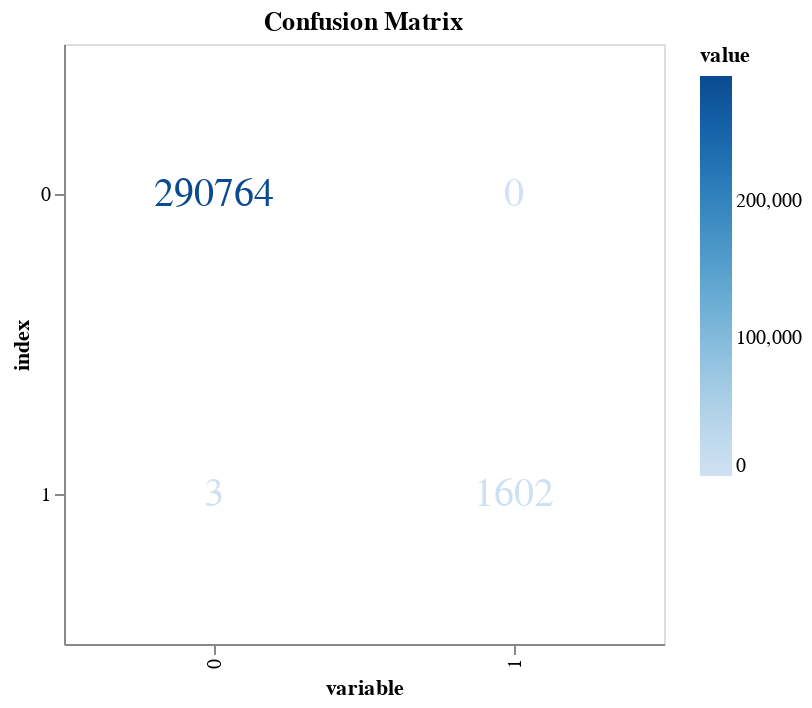

The notebook cell saved with this chart:
### Code cell
import pandas as pd
import altair as alt
import seaborn as sns
from sklearn.metrics import confusion_matrix

cm = confusion_matrix(y_test_rfc, y_pred_rfc)  


df_cm = pd.DataFrame(cm, index=["0", "1"], columns=["0", "1"])

df_cm_long = df_cm.reset_index().melt(id_vars='index')

chart = alt.Chart(df_cm_long).mark_text(size=20).encode(
    x='variable:N',
    y='index:N',
    color='value:Q',
    text='value:Q'
).properties(
    width=300,
    height=300,
    title='Confusion Matrix'
)

chart.display()

### Figure 1 — Vega-Lite specification as saved in the notebook (floating-point values rounded to 4 significant figures)
{"config": {"view": {"continuousWidth": 400, "continuousHeight": 300}}, "data": {"name": "data-1ce8bbded36438778b960b5bebaa5e93"}, "mark": {"type": "text", "size": 20}, "encoding": {"color": {"field": "value", "type": "quantitative"}, "text": {"field": "value", "type": "quantitative"}, "x": {"field": "variable", "type": "nominal"}, "y": {"field": "index", "type": "nominal"}}, "height": 300, "title": "Confusion Matrix", "width": 300, "$schema": "https://vega.github.io/schema/vega-lite/v4.17.0.json", "datasets": {"data-1ce8bbded36438778b960b5bebaa5e93": [{"index": "0", "variable": "0", "value": 290764}, {"index": "1", "variable": "0", "value": 3}, {"index": "0", "variable": "1", "value": 0}, {"index": "1", "variable": "1", "value": 1602}]}}
